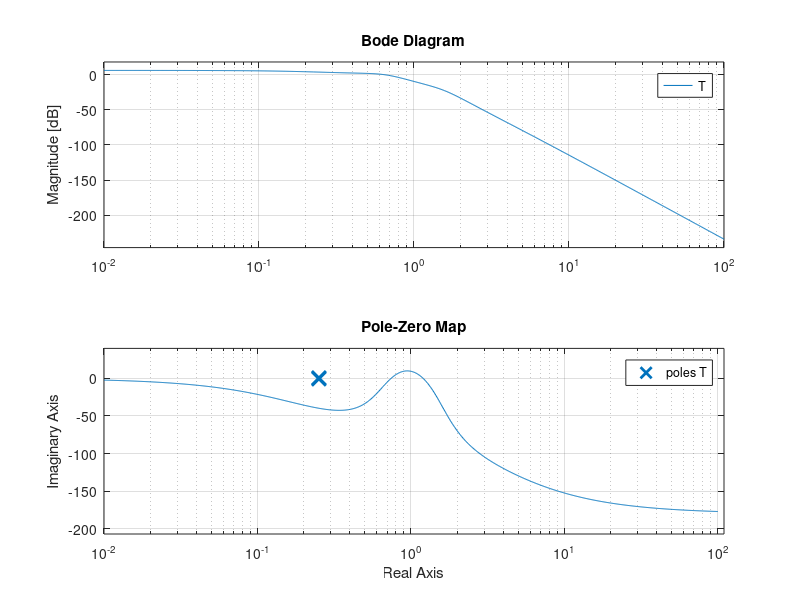

The MATLAB script that drew this image:
% EX 3

% Inciso a)
k = 2;
s = tf('s');
G = k/(s^3-2*s^3-5*s+6);
bode(G);
pzmap(G);

% Inciso b)
H = k/(s^4+7*s^3+24*s^2+58*s+40);
bode(H);
pzmap(H);

% Inciso c)
T = k/(s^6+5*s^5+6*s^4+10*s^3+4*s+1);
bode(T);
pzmap(T);
